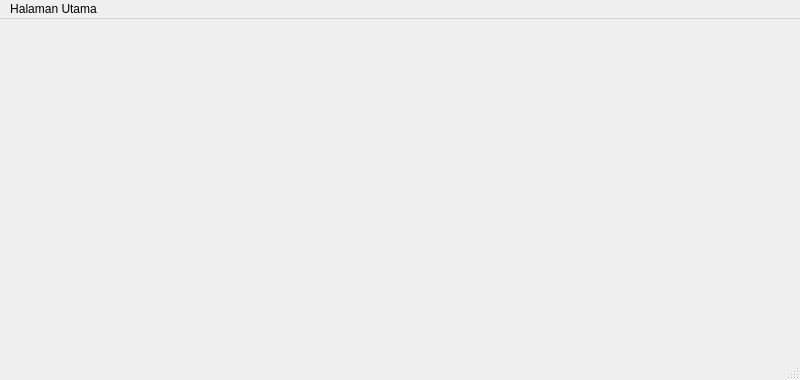
<?xml version="1.0" encoding="UTF-8"?>
<ui version="4.0">
 <class>MainWindow</class>
 <widget class="QMainWindow" name="MainWindow">
  <property name="geometry">
   <rect>
    <x>0</x>
    <y>0</y>
    <width>800</width>
    <height>380</height>
   </rect>
  </property>
  <property name="windowTitle">
   <string>MainWindow</string>
  </property>
  <widget class="QWidget" name="centralwidget"/>
  <widget class="QMenuBar" name="menubar">
   <property name="geometry">
    <rect>
     <x>0</x>
     <y>0</y>
     <width>800</width>
     <height>21</height>
    </rect>
   </property>
   <widget class="QMenu" name="menuHalaman_Utama">
    <property name="title">
     <string>Halaman Utama</string>
    </property>
    <addaction name="separator"/>
    <addaction name="separator"/>
    <addaction name="actionData_Pekerja"/>
    <addaction name="actionData_Jadwal"/>
    <addaction name="actionData_Lokasi"/>
    <addaction name="actionAlat_Berat"/>
   </widget>
   <addaction name="menuHalaman_Utama"/>
  </widget>
  <widget class="QStatusBar" name="statusbar"/>
  <action name="actionData_Pekerja">
   <property name="text">
    <string>Pekerja</string>
   </property>
  </action>
  <action name="actionData_Jadwal">
   <property name="text">
    <string>Jadwal Piket</string>
   </property>
  </action>
  <action name="actionData_Lokasi">
   <property name="text">
    <string>Lokasi Tambang</string>
   </property>
  </action>
  <action name="actionAlat_Berat">
   <property name="text">
    <string>Alat Berat</string>
   </property>
  </action>
 </widget>
 <resources/>
 <connections/>
</ui>
